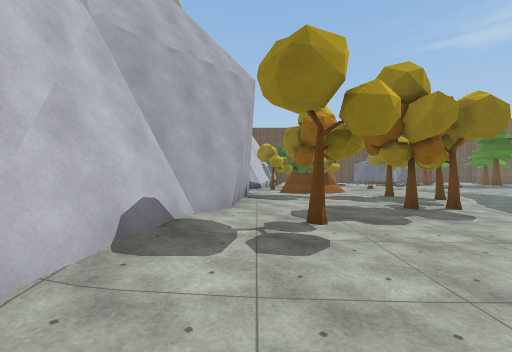
[1] (above)

19 first-person views from a walk through a scene from a Unity 3-D project. The camera is 1.5 m above the floor, looks level and sees 90° across. The floor is counted in squares, 2 m on a side. Each view is taken from the middle of a square. On the plan, view 1 faces up. The plan holds only what a view shows up to about 9 squares ahead; the rest is blank. The place goes on beyond the plan. The player character is not drawn. Some animated figures are not drawn. Surface patterns are stand-ins for the level's own textures.

[2]
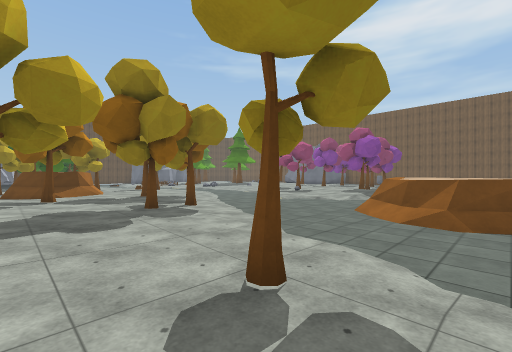

[3]
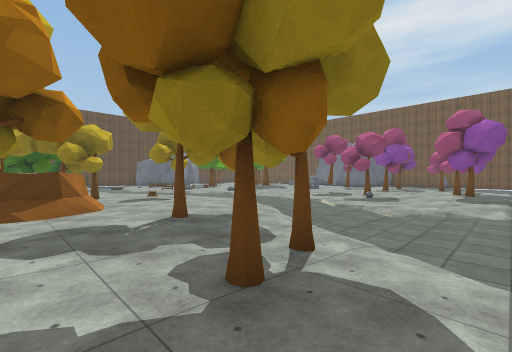

[4]
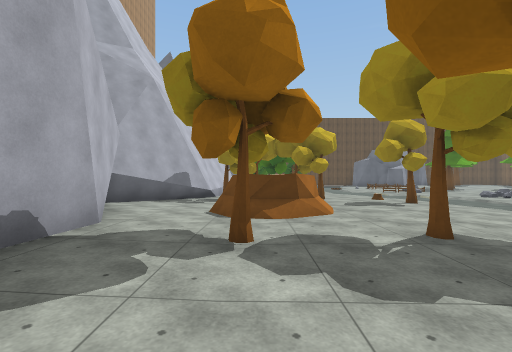

[5]
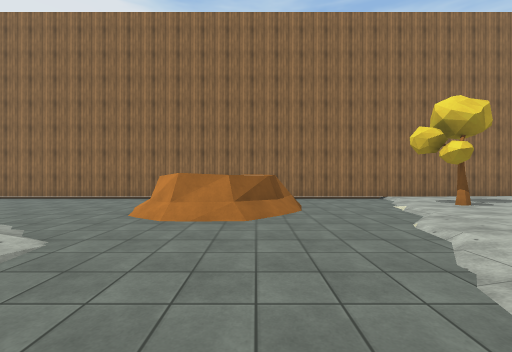

[6]
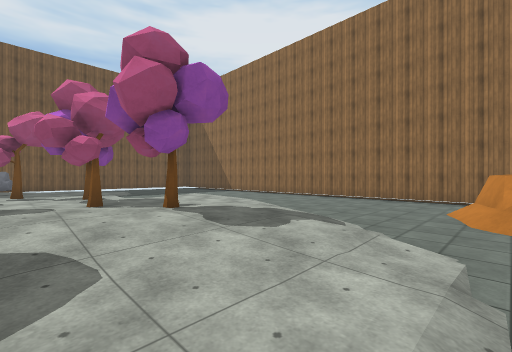

[7]
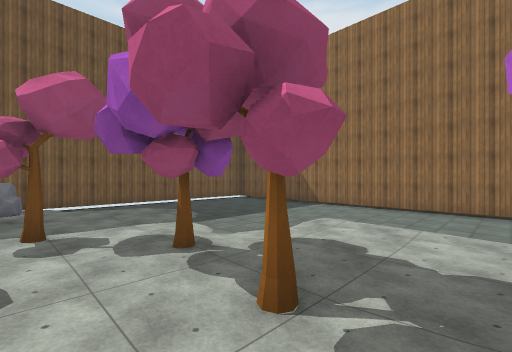

[8]
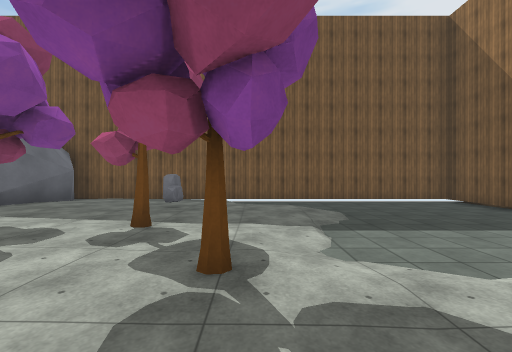

[9]
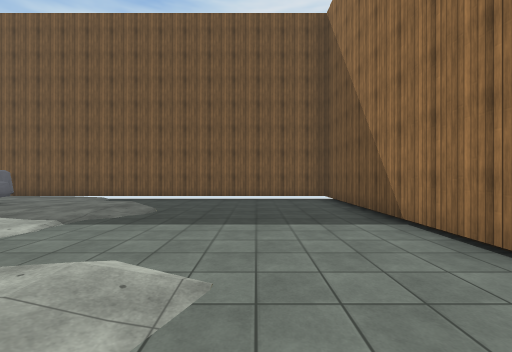

[10]
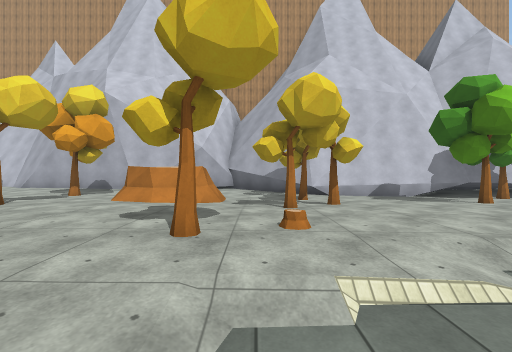

[11]
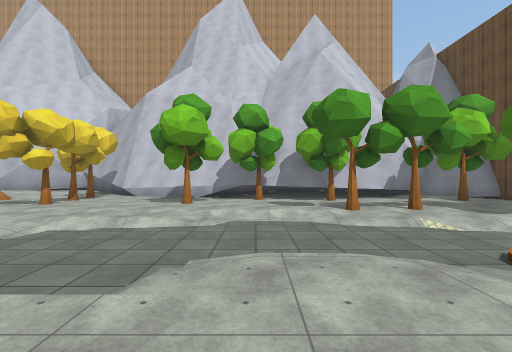

[12]
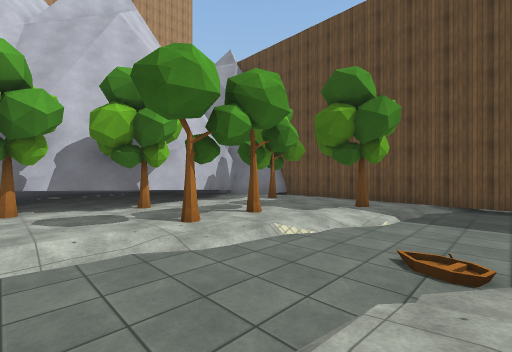

[13]
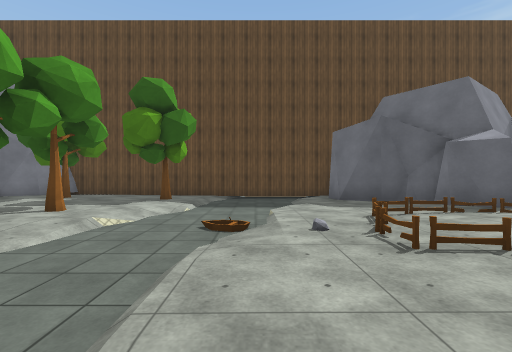

[14]
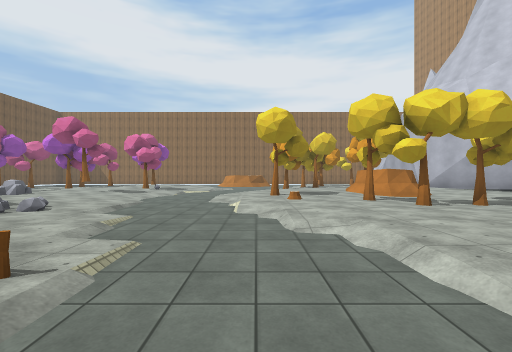

[15]
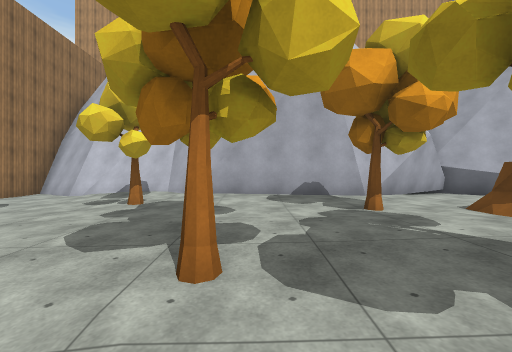

[16]
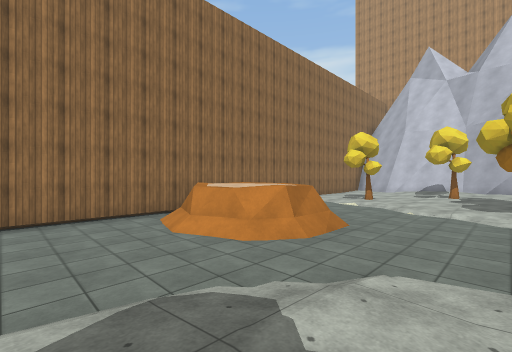

[17]
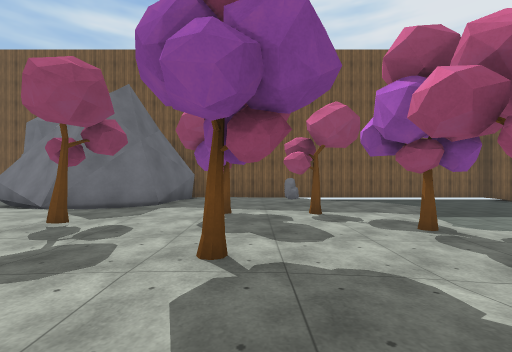

[18]
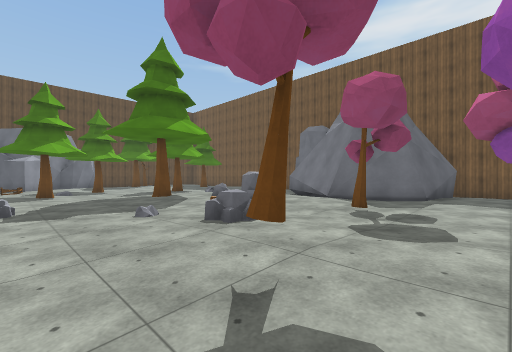

[19]
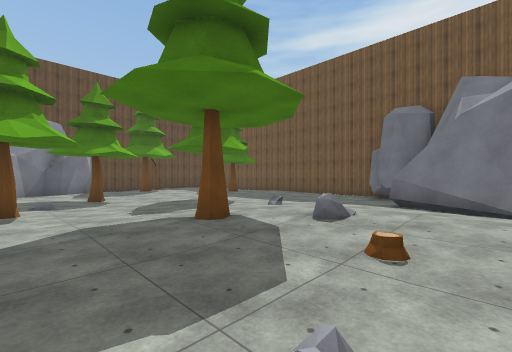

### Floor plan
Key: @ floor where view 1 was taken; # wall or solid block; . main floor; : floor 0.25 m higher than the main floor; - floor 0.25 m lower than the main floor; + floor 0.5 m higher than the main floor; / step, stairs or slope; = window, fence, low wall or low ledge; ^ raised ledge; T tree; R rock; F fence; O other object.
Columns run from 3 left of view 1 to 24 right of it. Each row starts with its distance up from view 1.
 28     ###########
 27     #/....--/.#
 26     #:T:.T--/.##
 25     #::::/--/..###
 24     #::::/--....#::
 23     #...T///.FF/:...
 22    ##T.T/--//.. ..T..
 21   ###.../--..F /.....:
 20    ##T../--... :T....T
 19    ##.../--/.  :.....:.
 18    ##.T..---.  :..::::...
 17    #...../--/. .::::///...R
 16    #......--/....:T:+:/..RR
 15   ##..T.:./--//R.:::R::#  R
 14   #.TT.T:..--/....:::::#
 13  ##.....::.---...:::::##
 12  #:..OO::T./--/..RR:::##
 11  #::OOO:::./--/..::.T::#####
 10  ##:/OO:::./-  .T::.:::::..#
  9   #:::::::/--/ ..::::T:::..#
  8   #::T:T:T/--.. /:T::......#
  7   #:::::./--/../+::...T.R..#
  6   #+:::T.---/../+/T......./#
  5   #+::T./---//::T/..T/.../-#
  4   #:T:../----//::.../-///--#
  3  ##/.../------///.../------#
  2  #/..../--^^^----////------#
  1  #/..T.--=^^^--------------#
  0 ##.@../--/^^^--------------#
 -1 #...../---///--------------#
 -2 ############################

Where each view was taken, in squares from view 1:
view 1: 0 up, 0 right, facing up
view 2: 0 up, 1 right, facing up-right
view 3: 4 up, 2 right, facing up-right
view 4: 5 up, 2 right, facing up
view 5: 7 up, 7 right, facing down
view 6: 7 up, 9 right, facing down-right
view 7: 7 up, 14 right, facing down-right
view 8: 5 up, 15 right, facing right
view 9: 1 up, 15 right, facing right
view 10: 13 up, 9 right, facing left
view 11: 20 up, 10 right, facing left
view 12: 20 up, 8 right, facing up-left
view 13: 19 up, 8 right, facing up
view 14: 20 up, 7 right, facing down
view 15: 6 up, 6 right, facing left
view 16: 5 up, 12 right, facing down-left
view 17: 8 up, 13 right, facing right
view 18: 9 up, 12 right, facing up-right
view 19: 13 up, 13 right, facing up-right
